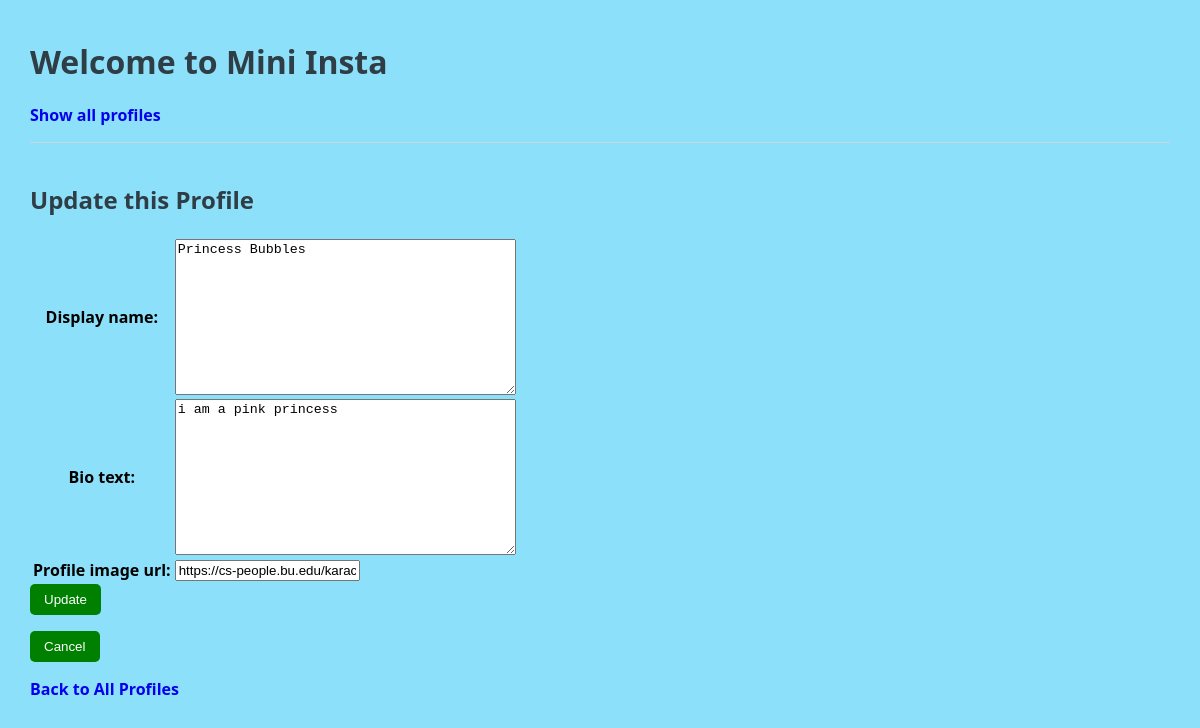
The app's page /mini_insta/profile/1/update, older data.
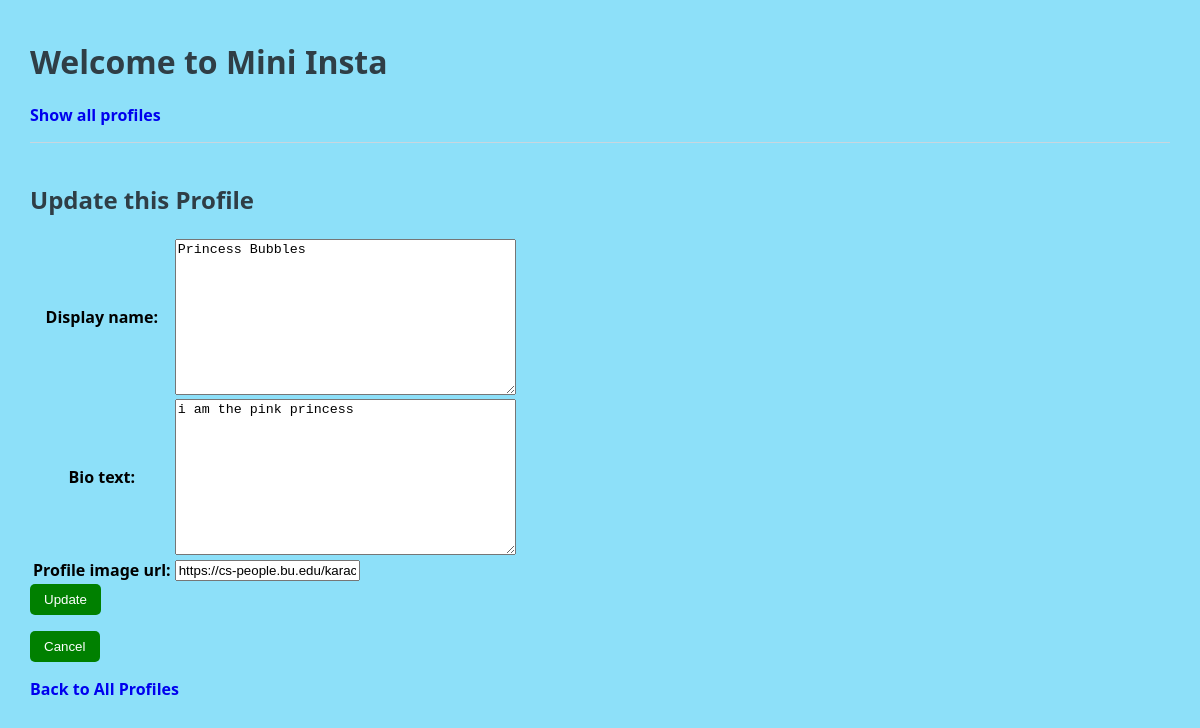
The same page, newer data.
### mini_insta/models.py (models this page shows, shortened)
class Profile(models.Model):
    username = models.TextField(blank=False)
    display_name = models.TextField(blank=False)
    bio_text = models.TextField(blank=False)
    join_date = models.DateTimeField(auto_now=True)
    profile_image_url = models.URLField(blank=True)

### mini_insta/views.py (the view, shortened to what this page needs)
# urls.py: path('profile/<int:pk>/update', UpdateProfileView.as_view(), name='update_profile'),
class UpdateProfileView(UpdateView):
    model = Profile
    form_class = UpdateProfileForm
    template_name = "mini_insta/update_profile_form.html"

### mini_insta/forms.py
class UpdateProfileForm(forms.ModelForm):
    class Meta:
        model = Profile
        fields = ['display_name', 'bio_text', 'profile_image_url' ]  # which fields from model should we use

### mini_insta/templates/mini_insta/update_profile_form.html (shortened to what this page needs)
{% extends 'mini_insta/base.html' %}
{% block content %}
<h2>Update this Profile</h2>
<form action="{% url 'update_profile' profile.pk %}" method="POST"
    enctype="multipart/form-data">
    <table>
        {{form.as_table}}
    </table>
    <input type="submit" name="submit" value="Update">
</form>
<form action="{% url 'show_profile' profile.pk %}" method="GET">
    <input type="submit" value="Cancel">
</form>
{% endblock %}

Row changes from the older to the newer data that the page shows:
changed Profile "Princess Bubbles": bio_text "i am a pink princess" → "i am the pink princess"
